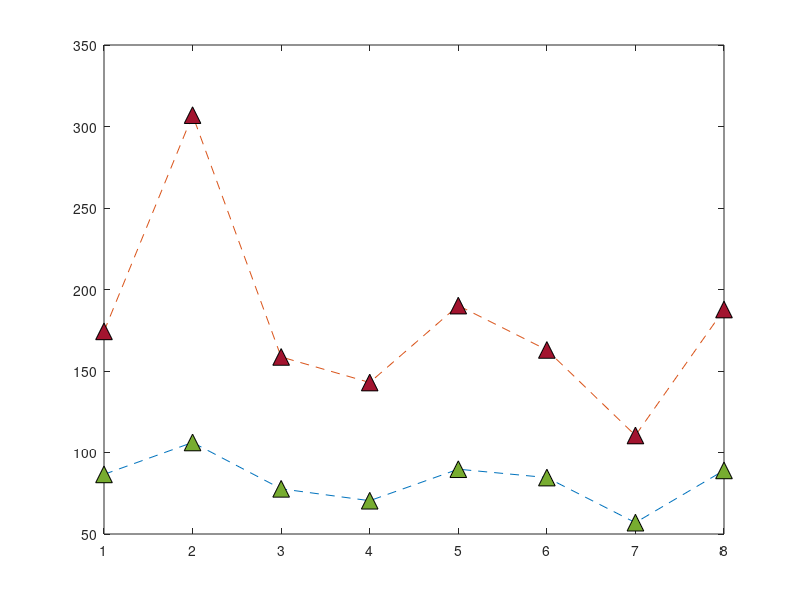

Reproduce this figure in MATLAB. (Note: this script raises an error after producing the figure.)
clear;
close all;
%AS3959 firebrand mass flux horizontal distribution Mallee FDI100 BAL 12.5.

Average_Temperature = [86.5720	106.1614	77.7185	70.4301	89.7610	84.6257	56.9625	89.0180];
Maximum_Temperature = [174.32	306.97	158.63	142.94	190.13	162.92	110.45	187.72];


plot([Average_Temperature],'^--','MarkerSize',12,'MarkerEdgeColor','black','MarkerFaceColor',[0.4660 0.6740 0.1880]);
hold on
plot([Maximum_Temperature],'^--','MarkerSize',12,'MarkerEdgeColor','black','MarkerFaceColor',[0.6350 0.0780 0.1840]);
ax = gca;
ax.XTickLabels = {'Roof','Gutter','Sub-floor','Door','Deck','Window','House back','stairs'};

grid on;


box on
xtickangle(45)
xlabel('Location','FontWeight','bold','FontSize',20,...
    'FontName','Calibri');
ylabel('Temperature (^{\circ}C)','FontWeight','bold','FontSize',20,...
    'FontName','Calibri');

set(gca,'fontsize',18);

legend('Average temperature','Maximum emperature')